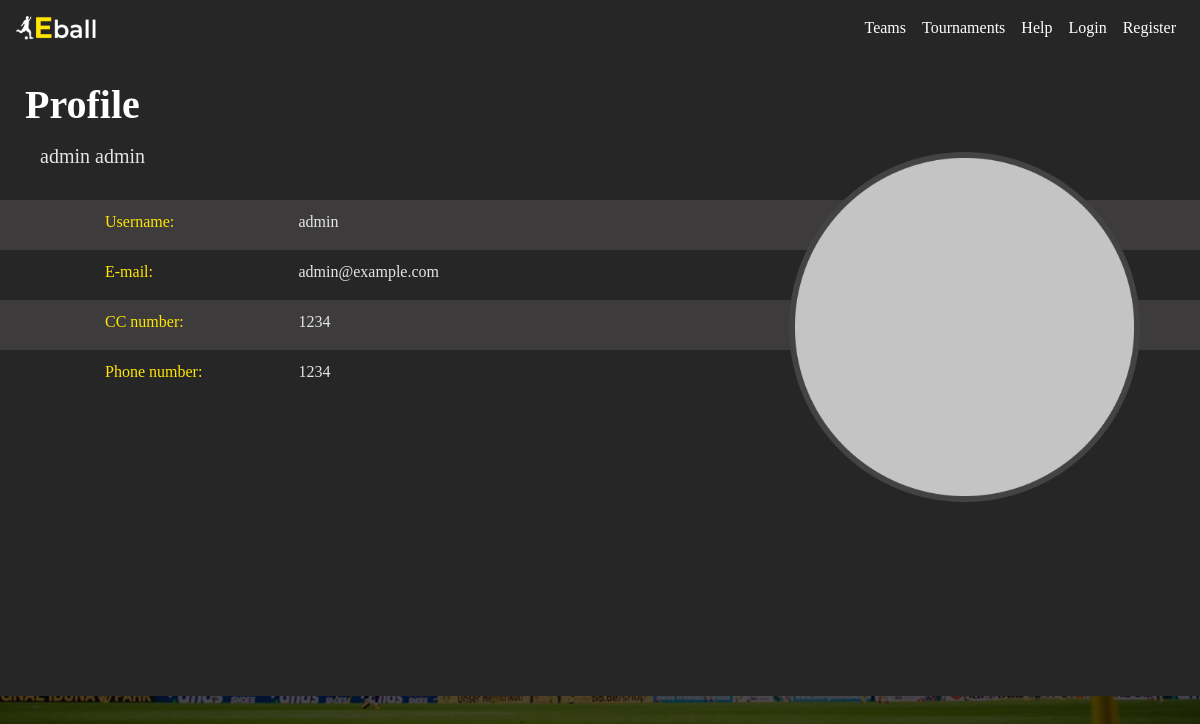
/profile/admin, run on the app's committed database.
### appEball/models.py (models this page shows, shortened)
class CustomUser(AbstractUser):
    email = models.EmailField(max_length=255, unique=True, blank=False)
    firstName = models.CharField(max_length=100, blank=False)
    lastName = models.CharField(max_length=100, blank=False)
    ccNumber = models.IntegerField(unique=True, blank=False)
    phoneNumber = models.IntegerField(unique=True, blank=False)
    isAccepted = models.BooleanField(default=False)
    isTournamentManager = models.BooleanField(default=False)
    isCaptain = models.BooleanField(default=False)
    USERNAME_FIELD = 'username'
    REQUIRED_FIELDS = ['email', 'firstName', 'lastName', 'ccNumber', 'phoneNumber']
    class Meta:
        db_table = 'User'
        verbose_name = 'User'
        verbose_name_plural = 'Users'
        ordering = ["-username"]

### appEball/views.py (the view)
# urls.py: path('profile/<str:username>', views.user_profile, name='userProfile'),
def user_profile(request, username):
	requestedUser = CustomUser.objects.get(username=username)
	return render(request, 'appEball/user_profile.html', {'requestedUser':requestedUser})

### appEball/templates/appEball/user_profile.html (shortened to what this page needs)
{% extends 'appEball/base_with_grey_background.html' %}
{% load static %}
{% block css %}
    <link rel="stylesheet" type="text/css" href="{% static 'appEball/css/user_profile.css' %}">
{% endblock %}
{% block title %}
    Profile
{% endblock %}
{% block content2 %}
	<h2>{{ requestedUser.firstName }} {{ requestedUser.lastName }}</h2>
	<div class="content" id="profileContent">
		<div class="col" id="profileCol">
			<div class="row" id="row1">
				<div class="col-sm-2">
					<p class="userLabel line">Username:</p>
				</div>
				<div class="col">
					<p class="userInfo line">{{ requestedUser.username }}</p>
				</div>
			</div>
			<div class="row" id="row2">
				<div class="col-sm-2">
					<p class="userLabel line">E-mail:</p>
				</div>
				<div class="col">
					<p class="userInfo line">{{ requestedUser.email }}</p>
				</div>
			</div>
			<div class="row"  id="row1">
				<div class="col-sm-2">
					<p class="userLabel line">CC number:</p>
				</div>
				<div class="col">
					<p class="userInfo line">{{ requestedUser.ccNumber }}</p>
				</div>
			</div>
			<div class="row" id="row2">
				<div class="col-sm-2">
					<p class="userLabel line">Phone number:</p>
				</div>
				<div class="col">
					<p class="userInfo line">{{ requestedUser.phoneNumber }}</p>
				</div>
			</div>
		</div>
		<div class="col" id="colImg" align="right">
			<a href="">
				{% if requestedUser.profileImg.url is not none %}
					<img src="{{ requestedUser.profileImg.url }}" height="350px" alt="">
				{% else %}
					<img src="{% static 'appEball/assets/photo1.png' %}" height="350px" alt="">
				{% endif %}
			</a>
		</div>
	</div>
{% endblock %}

### appEball/static/appEball/css/base.css (style rules this page uses)
* { font-family: "lucidaSansRegular"; }
html { background-image: url("../assets/home_page.jpg"); background-color: #262626; background-blend-mode: overlay; height: 100%; background-position: center; background-repeat: no-repeat; background-size: cover; }

### appEball/static/appEball/css/user_profile.css (style rules this page uses)
* { font-family: "lucidaSansRegular"; }
html { overflow-x: hidden; }
body { background-color: transparent; }
h2 { margin-left: 40px; font-size: 20px; color: white; margin-top: -10px; color: #E5E5E5; }
#profileCol { position: absolute; margin-top: 2%; }
.row { padding-top: 10px; padding-right: 60px; padding-left: 60px; text-align: justify; }
#row1 { height: 50px; background-color: #3D3B3B; }
#row2 { height: 50px; }
.userLabel { color: #FFE603; margin-left: 30px; }
.userInfo { color: #E5E5E5; margin-left: 5%; }
#colImg { position: absolute; z-index: 1; padding-right: 5%; margin-top: -2%; }

### data on the page
CustomUser: firstName "admin", lastName "admin", username "admin", email "admin@example.com", ccNumber "1234", phoneNumber "1234"
